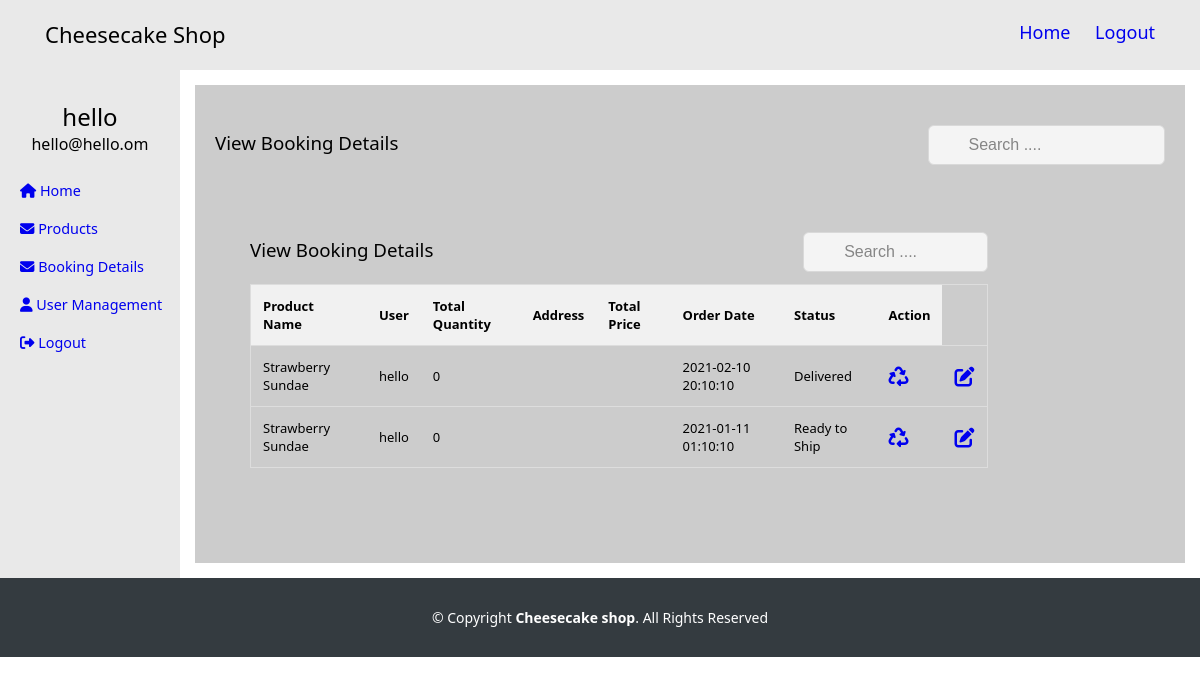
Page /admin/vieworders.php (signed in) on the earlier database version.
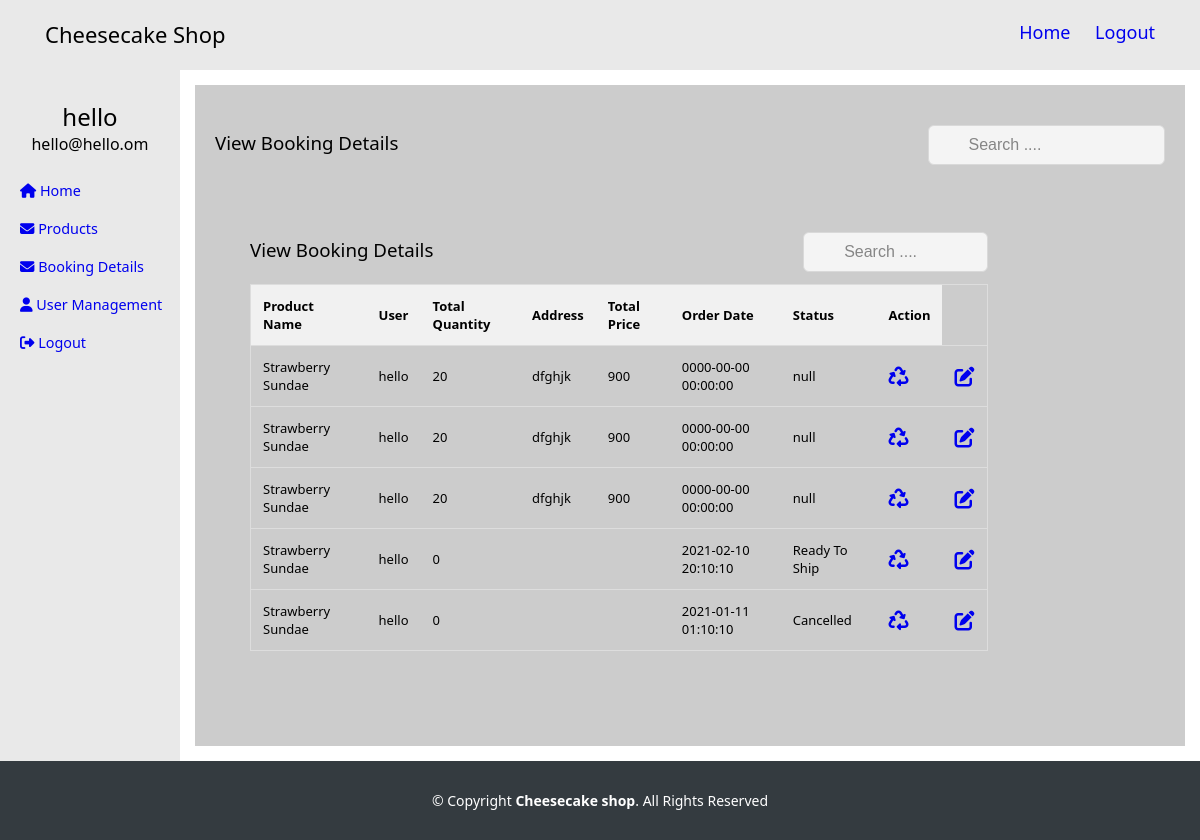
Same page on the later database version.
### tables this page shows
CREATE TABLE `users` (
  `u_id` int(11) NOT NULL,
  `full_name` varchar(45) NOT NULL,
  `address` varchar(250) NOT NULL,
  `password` varchar(250) NOT NULL,
  `email` varchar(250) DEFAULT NULL,
  `dateJoined` datetime NOT NULL,
  `is_admin` tinyint(4) DEFAULT NULL
);

CREATE TABLE `orders` (
  `id` int(11) NOT NULL,
  `u_id` int(11) DEFAULT NULL,
  `created_at` datetime DEFAULT NULL,
  `order_status` varchar(45) DEFAULT NULL,
  `pr_id` int(11) NOT NULL,
  `total_quantity` int(11) NOT NULL,
  `total_price` int(11) DEFAULT NULL,
  `address` varchar(100) NOT NULL
);

CREATE TABLE `products` (
  `p_id` int(11) NOT NULL,
  `product_name` varchar(45) DEFAULT NULL,
  `price` decimal(10,0) DEFAULT NULL,
  `description` longtext DEFAULT NULL,
  `category_id` int(11) DEFAULT NULL,
  `image_path` varchar(255) DEFAULT NULL,
  `subcategory_id` int(11) DEFAULT NULL
);

### src/admin/vieworders.php (the view, shortened to what the changed rows need)
<?php require "header.php"; ?>
<?php
require "../connection.php";
$booking = $pdo->prepare("SELECT *
            FROM orders o
            JOIN products p
            ON  o.pr_id = p.p_id
            JOIN users u
            ON o.u_id = u.u_id
            ORDER BY id DESC
              ");
$booking->execute();
?>
<section>
    <div class="container-fluid">
        <div class="row">
            <div class="first">
                <?php require "sidebar.php"; ?>
            </div>
            <div class="second">
                <div class="right">
                    <div class="detail">
                        <div class="second">
                            <div class="right">
                                <div class="detail">
                                    <table id="myTable">
                                        <tr class="header">
                                            <th>Product Name</th>
                                            <th>User</th>
                                            <th>Total Quantity</th>
                                            <th>Address</th>
                                            <th>Total Price</th>
                                            <th>Order Date</th>
                                            <th>Status</th>
                                            <th>Action</th>
                                        </tr>
                                        <?php foreach ($booking as $row) { ?>
                                        <tr>
                                            <td><?php echo $row['product_name']; ?></td>
                                            <td><?php echo $row['full_name']; ?></td>
                                            <td><?php echo $row['total_quantity']; ?></td>
                                            <td><?php echo $row['7']; ?></td>
                                            <td><?php echo $row['total_price']; ?></td>
                                            <td><?php echo $row['created_at']; ?></td>
                                            <td><?php echo $row['order_status']; ?></td>
                                            <td>
                                                <a style="font-size:20px;" name="delete" title="Delete Booking" <?php echo 'href="viewbooking.php?det=' . $row['id'] . '"' ?>>
                                                    <i class="fas fa-recycle"></i></a>
                                            </td>
                                            <td>
                                                <a style="font-size:20px;" title="Update Product" <?php echo 'href="updatestatus.php?upd=' . $row['id'] . '"' ?>><i class="fas fa-edit"></i></a>
                                            </td>
                                            <?php } ?>
                                    </table>
                                </div>
                            </div>
                        </div>
                    </div>
                </div>
            </div>
        </div>
</section>
<?php require "../footer.php"; ?>

### src/admin/sidebar.php (shortened to what the changed rows need)
<?php
require "../connection.php";
$admin_id = $_SESSION['customer_id'];
$userprofile = $pdo->prepare("SELECT * FROM users WHERE u_id = '$admin_id'");
$userprofile->execute();
?>
<div>
    <div class="center">
        <?php foreach ($userprofile as $row) { ?>
            <h2><?php echo $row['full_name'] ?></h2>
            <p><?php echo $row['email']; ?></p>
        <?php } ?>
    </div>
</div>

Differences in the rows shown:
added orders: products.product_name "Strawberry Sundae", u.full_name "hello", total_quantity "20", address "dfghjk", total_price "900", created_at "0000-00-00 00:00:00", order_status "null"
added orders: products.product_name "Strawberry Sundae", u.full_name "hello", total_quantity "20", address "dfghjk", total_price "900", created_at "0000-00-00 00:00:00", order_status "null"
added orders: products.product_name "Strawberry Sundae", u.full_name "hello", total_quantity "20", address "dfghjk", total_price "900", created_at "0000-00-00 00:00:00", order_status "null"
changed orders: order_status "Delivered" → "Ready To Ship"
changed orders: order_status "Ready to Ship" → "Cancelled"
